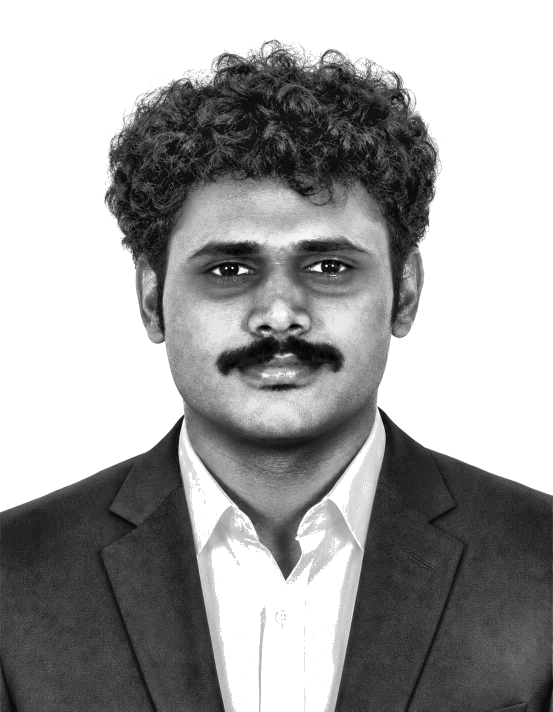
#> input picture assets/photo-ready.png, 1105 x 1423 px, found by its file name (shown at 1/2 size)
$ python render_portrait.py
#> lines starting #> are read from the running program, lines starting #| are printed output that depends on the picture
"""
Monochrome ASCII Portrait Generator for Cyberpunk GitHub Profile.

Converts `assets/photo-ready.png` into a futuristic blue ASCII art SVG portrait
with sequential row-drawing animations using SVG clipPath keyframes.

Output: portrait.svg
"""

import os
import xml.sax.saxutils as xml_escape
import numpy as np
import cv2
from PIL import Image

# Configuration Constants
INPUT_PHOTO_PATH = os.path.join("assets", "photo-ready.png")
OUTPUT_SVG_PATH = "portrait.svg"

# ASCII Glyph Ramp (from dark/space to heavy character)
GLYPH_RAMP = " '.,:;~+*xXO#"

# Grid & Font Dimensions
GRID_WIDTH = 58  # Number of ASCII columns
FONT_SIZE = 9    # Font size in pixels
LINE_HEIGHT = 10.5  # Vertical spacing per row
LETTER_SPACING = 5.2  # Horizontal spacing per char

# Color Palette
CYBER_BLUE_PRIMARY = "#3BA8FF"
CYBER_BLUE_GLOW = "#1F6FEB"


def load_and_preprocess_image(image_path: str, grid_width: int) -> np.ndarray:
    """
    Load image, calculate aspect ratio, and resize into a character grid array.

    Args:
        image_path (str): Path to photo-ready PNG.
        grid_width (int): Target character columns.

    Returns:
        np.ndarray: Grayscale pixel values matrix (2D).
    """
    if not os.path.exists(image_path):
        print(f"[!] Warning: {image_path} not found. Creating placeholder array...")
        # Create synthetic profile matrix
        height = int(grid_width * 1.1)
        synthetic = np.full((height, grid_width), 255, dtype=np.uint8)
        cv2.circle(synthetic, (grid_width // 2, height // 3), grid_width // 4, 40, -1)
        return synthetic

    img = Image.open(image_path).convert("L")
    w, h = img.size
    # Adjust for monospace character height-to-width ratio (~1.8 to 2.0)
    aspect_ratio = h / float(w)
    grid_height = int(grid_width * aspect_ratio * 0.52)

    img_resized = img.resize((grid_width, grid_height), Image.Resampling.LANCZOS)
    return np.array(img_resized)


def pixels_to_ascii(pixel_matrix: np.ndarray) -> list[str]:
    """
    Convert pixel intensity matrix into list of ASCII string rows.
    Inverts subject intensity so subject glows in blue on dark backgrounds.

    Args:
        pixel_matrix (np.ndarray): 2D array of grayscale pixels.

    Returns:
        list[str]: List of string lines containing ASCII characters.
    """
    ramp_length = len(GLYPH_RAMP)
    ascii_rows = []

    for row in pixel_matrix:
        line_chars = []
        for pixel in row:
            # Invert: dark pixels in photo become high index (heavy glyphs)
            inverted_intensity = 255 - pixel
            ramp_index = int((inverted_intensity / 255.0) * (ramp_length - 1))
            ramp_index = max(0, min(ramp_length - 1, ramp_index))
            line_chars.append(GLYPH_RAMP[ramp_index])
        ascii_rows.append("".join(line_chars))

    return ascii_rows


def generate_ascii_svg(ascii_rows: list[str], output_path: str) -> None:
    """
    Generate an animated cyberpunk SVG file with sequential row draw animation.

    Args:
        ascii_rows (list[str]): Lines of ASCII text.
        output_path (str): File path for portrait.svg output.
    """
    num_rows = len(ascii_rows)
    max_cols = max(len(row) for row in ascii_rows) if ascii_rows else GRID_WIDTH

    svg_width = int(max_cols * LETTER_SPACING + 20)
    svg_height = int(num_rows * LINE_HEIGHT + 30)

    # Escape XML characters (e.g. '<', '>', '&')
    escaped_rows = [xml_escape.escape(row) for row in ascii_rows]

    # Build text tspans
    tspan_elements = []
    for idx, row_text in enumerate(escaped_rows):
        y_pos = int(20 + idx * LINE_HEIGHT)
        tspan_elements.append(
            f'    <tspan x="10" y="{y_pos}">{row_text}</tspan>'
        )

    tspans_code = "\n".join(tspan_elements)

    svg_content = f"""<svg xmlns="http://www.w3.org/2000/svg" viewBox="0 0 {svg_width} {svg_height}" width="{svg_width}" height="{svg_height}">
  <defs>
    <style>
      @keyframes drawDown {{
        0% {{
          height: 0px;
        }}
        100% {{
          height: {svg_height}px;
        }}
      }}
      @keyframes subtlePulse {{
        0%, 100% {{
          opacity: 0.95;
        }}
        50% {{
          opacity: 1;
        }}
      }}
      .ascii-text {{
        font-family: 'Courier New', Consolas, 'Fira Code', monospace;
        font-size: {FONT_SIZE}px;
        font-weight: 700;
        fill: {CYBER_BLUE_PRIMARY};
        letter-spacing: 0.8px;
        dominant-baseline: alphabetic;
        animation: subtlePulse 3s infinite ease-in-out;
      }}
      .reveal-rect {{
        animation: drawDown 1.8s cubic-bezier(0.25, 1, 0.5, 1) forwards;
      }}
    </style>
    <filter id="cyber-glow" x="-10%" y="-10%" width="120%" height="120%">
      <feGaussianBlur stdDeviation="0.8" result="blur" />
      <feMerge>
        <feMergeNode in="blur" />
        <feMergeNode in="SourceGraphic" />
      </feMerge>
    </filter>
    <clipPath id="portrait-reveal-clip">
      <rect class="reveal-rect" x="0" y="0" width="{svg_width}" height="0">
        <animate attributeName="height" from="0" to="{svg_height}" dur="1.8s" fill="freeze" calcMode="spline" keySplines="0.25 1 0.5 1" />
      </rect>
    </clipPath>
  </defs>

  <!-- Animated ASCII Portrait Content -->
  <g clip-path="url(#portrait-reveal-clip)" filter="url(#cyber-glow)">
    <text class="ascii-text" xml:space="preserve">
{tspans_code}
    </text>
  </g>
</svg>
"""

    with open(output_path, "w", encoding="utf-8") as f:
        f.write(svg_content)

    print(f"[OK] ASCII portrait SVG rendered successfully to: {output_path}")


def main() -> None:
    """Main rendering entry point."""
    print("[+] Processing photo into ASCII matrix...")
    pixel_matrix = load_and_preprocess_image(INPUT_PHOTO_PATH, GRID_WIDTH)
#> in load_and_preprocess_image, img is the input picture: PIL image 1105x1423 L; min 0, max 255, mean 161.7
#> in load_and_preprocess_image, `img_resized = img.resize((grid_width, grid_height), Image.Resampling.L..`:
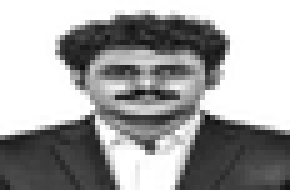
#> img_resized: PIL image 58x38 L (shown 5 times larger); min 14, max 255, mean 161.3
    ascii_rows = pixels_to_ascii(pixel_matrix)
#> the loop in pixels_to_ascii, `for row in pixel_matrix:` made 38 passes
#> after the loop in pixels_to_ascii, `for row in pixel_matrix:`: ascii_rows = 38 items
#> ascii_rows = 38 items
    generate_ascii_svg(ascii_rows, OUTPUT_SVG_PATH)
#> in generate_ascii_svg, `num_rows = len(ascii_rows)`: num_rows = 38
#> in generate_ascii_svg, `max_cols = max(len(row) for row in ascii_rows) if ascii_rows else GRID..`: max_cols = 58
#> in generate_ascii_svg, `svg_width = int(max_cols * LETTER_SPACING + 20)`: svg_width = 321
#> in generate_ascii_svg, `svg_height = int(num_rows * LINE_HEIGHT + 30)`: svg_height = 429
#> in generate_ascii_svg, `escaped_rows = [xml_escape.escape(row) for row in ascii_rows]`: escaped_rows = 38 items
#> the loop in generate_ascii_svg, `for idx, row_text in enumerate(escaped_rows):` made 38 passes
#> y_pos on passes 1 to 12: 20, 30, 41, 51, 62, 72, 83, 93, 104, 114, 125, 135


if __name__ == "__main__":
    main()

$ run again, with assets/photo-original.jpg saved as assets/photo-ready.png
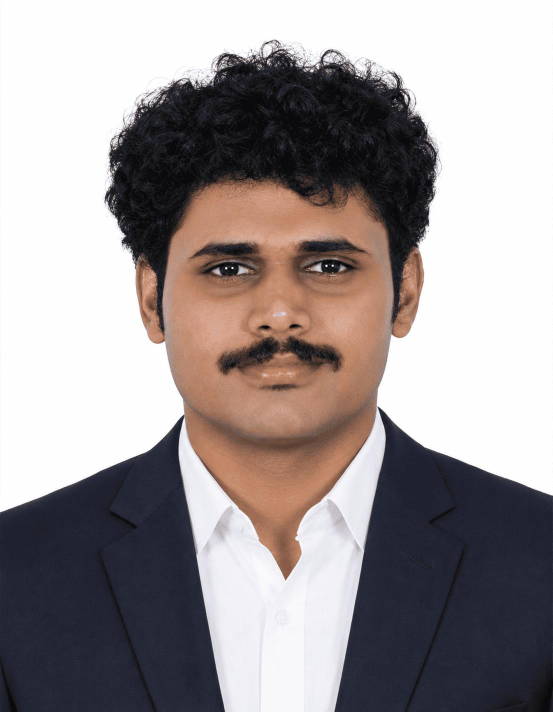
#> input picture assets/photo-original.jpg, 1105 x 1423 px, found by its file name (shown at 1/2 size)
#> in load_and_preprocess_image, `img = Image.open(image_path).convert("L")`:
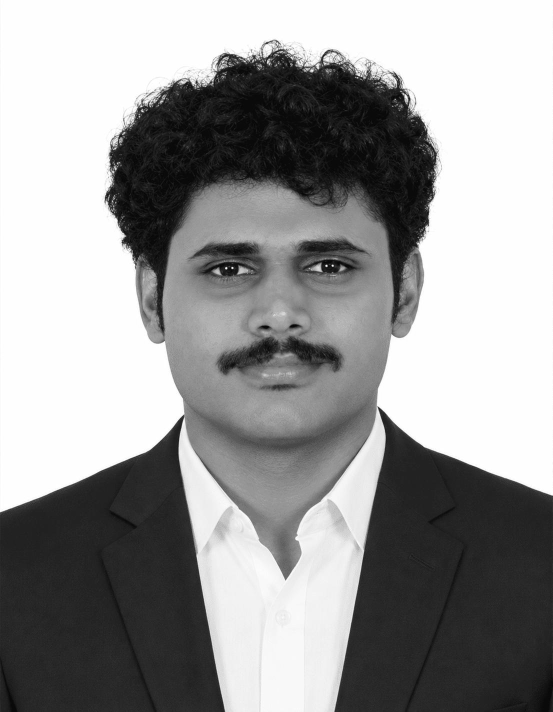
#> img: PIL image 1105x1423 L (shown at 1/2 size); min 0, max 255, mean 152.8
#> in load_and_preprocess_image, `img_resized = img.resize((grid_width, grid_height), Image.Resampling.L..`:
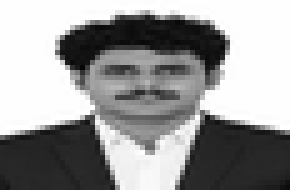
#> img_resized: PIL image 58x38 L (shown 5 times larger); min 6, max 255, mean 152.5
#> the loop in pixels_to_ascii, `for row in pixel_matrix:` made 38 passes
#> after the loop in pixels_to_ascii, `for row in pixel_matrix:`: ascii_rows = 38 items
#> num_rows = 38
#> max_cols = 58
#> svg_width = 321
#> svg_height = 429
#> escaped_rows = 38 items
#> the loop in generate_ascii_svg, `for idx, row_text in enumerate(escaped_rows):` made 38 passes
#> y_pos on passes 1 to 8: 20, 30, 41, 51, 62, 72, 83, 93
